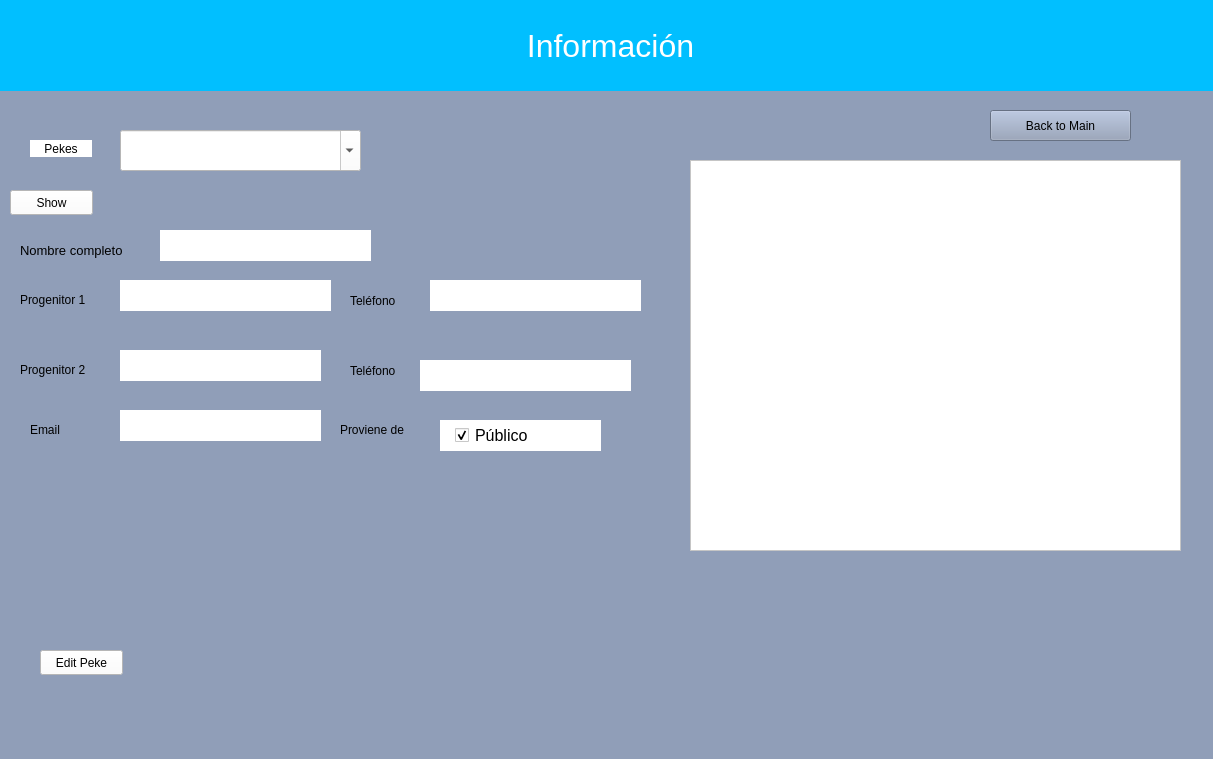
<?xml version="1.0" encoding="UTF-8"?>
<ui version="4.0">
 <class>Calendar</class>
 <widget class="QWidget" name="Calendar">
  <property name="geometry">
   <rect>
    <x>0</x>
    <y>0</y>
    <width>1213</width>
    <height>759</height>
   </rect>
  </property>
  <property name="windowTitle">
   <string>Form</string>
  </property>
  <property name="styleSheet">
   <string notr="true">background-color:rgb(144, 158, 184);</string>
  </property>
  <widget class="QPushButton" name="BtnBack">
   <property name="geometry">
    <rect>
     <x>990</x>
     <y>110</y>
     <width>141</width>
     <height>31</height>
    </rect>
   </property>
   <property name="text">
    <string>Back to Main</string>
   </property>
  </widget>
  <widget class="QLabel" name="label">
   <property name="geometry">
    <rect>
     <x>-10</x>
     <y>0</y>
     <width>1241</width>
     <height>91</height>
    </rect>
   </property>
   <property name="styleSheet">
    <string notr="true">
color:white;
font-size: 32px;
background: #01BFFF;
</string>
   </property>
   <property name="text">
    <string>Información</string>
   </property>
   <property name="alignment">
    <set>Qt::AlignCenter</set>
   </property>
  </widget>
  <widget class="QComboBox" name="ComboPekes">
   <property name="geometry">
    <rect>
     <x>120</x>
     <y>130</y>
     <width>241</width>
     <height>41</height>
    </rect>
   </property>
   <property name="styleSheet">
    <string notr="true">color: black; 
background: white;
</string>
   </property>
   <property name="editable">
    <bool>true</bool>
   </property>
  </widget>
  <widget class="QLabel" name="label_2">
   <property name="geometry">
    <rect>
     <x>30</x>
     <y>140</y>
     <width>62</width>
     <height>17</height>
    </rect>
   </property>
   <property name="styleSheet">
    <string notr="true">background: white;</string>
   </property>
   <property name="text">
    <string>Pekes</string>
   </property>
   <property name="alignment">
    <set>Qt::AlignCenter</set>
   </property>
  </widget>
  <widget class="QListWidget" name="ShowListWidget">
   <property name="geometry">
    <rect>
     <x>690</x>
     <y>160</y>
     <width>491</width>
     <height>391</height>
    </rect>
   </property>
   <property name="styleSheet">
    <string notr="true">background:white</string>
   </property>
  </widget>
  <widget class="QPushButton" name="BtnShow">
   <property name="geometry">
    <rect>
     <x>10</x>
     <y>190</y>
     <width>83</width>
     <height>25</height>
    </rect>
   </property>
   <property name="styleSheet">
    <string notr="true">background: white;</string>
   </property>
   <property name="text">
    <string>Show</string>
   </property>
  </widget>
  <widget class="QLabel" name="lblcount">
   <property name="geometry">
    <rect>
     <x>680</x>
     <y>600</y>
     <width>471</width>
     <height>31</height>
    </rect>
   </property>
   <property name="styleSheet">
    <string notr="true">font-size:13pt
</string>
   </property>
   <property name="text">
    <string/>
   </property>
  </widget>
  <widget class="QLabel" name="lblNombre">
   <property name="geometry">
    <rect>
     <x>20</x>
     <y>240</y>
     <width>121</width>
     <height>20</height>
    </rect>
   </property>
   <property name="font">
    <font>
     <family>MS Shell Dlg 2</family>
     <pointsize>10</pointsize>
     <weight>50</weight>
     <italic>false</italic>
     <bold>false</bold>
    </font>
   </property>
   <property name="styleSheet">
    <string notr="true">font: 10pt &quot;MS Shell Dlg 2&quot;;</string>
   </property>
   <property name="text">
    <string>Nombre completo</string>
   </property>
  </widget>
  <widget class="QLabel" name="lblProge1">
   <property name="geometry">
    <rect>
     <x>20</x>
     <y>290</y>
     <width>81</width>
     <height>20</height>
    </rect>
   </property>
   <property name="styleSheet">
    <string notr="true">font: 10pt &quot;MS Shell Dlg 2&quot;;</string>
   </property>
   <property name="text">
    <string>Progenitor 1</string>
   </property>
  </widget>
  <widget class="QLabel" name="lblTfn2">
   <property name="geometry">
    <rect>
     <x>350</x>
     <y>360</y>
     <width>61</width>
     <height>21</height>
    </rect>
   </property>
   <property name="styleSheet">
    <string notr="true">font: 10pt &quot;MS Shell Dlg 2&quot;;</string>
   </property>
   <property name="text">
    <string>Teléfono</string>
   </property>
  </widget>
  <widget class="QLabel" name="lblTfn1">
   <property name="geometry">
    <rect>
     <x>350</x>
     <y>290</y>
     <width>61</width>
     <height>21</height>
    </rect>
   </property>
   <property name="styleSheet">
    <string notr="true">font: 10pt &quot;MS Shell Dlg 2&quot;;</string>
   </property>
   <property name="text">
    <string>Teléfono</string>
   </property>
  </widget>
  <widget class="QLabel" name="lblEmail">
   <property name="geometry">
    <rect>
     <x>30</x>
     <y>420</y>
     <width>81</width>
     <height>20</height>
    </rect>
   </property>
   <property name="styleSheet">
    <string notr="true">font: 10pt &quot;MS Shell Dlg 2&quot;;</string>
   </property>
   <property name="text">
    <string>Email</string>
   </property>
  </widget>
  <widget class="QLabel" name="lblProge2">
   <property name="geometry">
    <rect>
     <x>20</x>
     <y>360</y>
     <width>81</width>
     <height>20</height>
    </rect>
   </property>
   <property name="styleSheet">
    <string notr="true">font: 10pt &quot;MS Shell Dlg 2&quot;;</string>
   </property>
   <property name="text">
    <string>Progenitor 2</string>
   </property>
  </widget>
  <widget class="QLabel" name="lblOrigne">
   <property name="geometry">
    <rect>
     <x>340</x>
     <y>420</y>
     <width>81</width>
     <height>20</height>
    </rect>
   </property>
   <property name="styleSheet">
    <string notr="true">font: 10pt &quot;MS Shell Dlg 2&quot;;</string>
   </property>
   <property name="text">
    <string>Proviene de</string>
   </property>
  </widget>
  <widget class="QLineEdit" name="progenitor1field">
   <property name="geometry">
    <rect>
     <x>120</x>
     <y>280</y>
     <width>211</width>
     <height>31</height>
    </rect>
   </property>
   <property name="styleSheet">
    <string notr="true">background-color:white;
border-radius: 20px;
font: 12pt &quot;MS Shell Dlg 2&quot;;</string>
   </property>
  </widget>
  <widget class="QLineEdit" name="emailfield">
   <property name="geometry">
    <rect>
     <x>120</x>
     <y>410</y>
     <width>201</width>
     <height>31</height>
    </rect>
   </property>
   <property name="styleSheet">
    <string notr="true">background-color:white;
border-radius: 20px;
font: 12pt &quot;MS Shell Dlg 2&quot;;</string>
   </property>
  </widget>
  <widget class="QLineEdit" name="tfn1field">
   <property name="geometry">
    <rect>
     <x>430</x>
     <y>280</y>
     <width>211</width>
     <height>31</height>
    </rect>
   </property>
   <property name="styleSheet">
    <string notr="true">background-color:white;
border-radius: 20px;
font: 12pt &quot;MS Shell Dlg 2&quot;;</string>
   </property>
  </widget>
  <widget class="QLineEdit" name="progenitor2field">
   <property name="geometry">
    <rect>
     <x>120</x>
     <y>350</y>
     <width>201</width>
     <height>31</height>
    </rect>
   </property>
   <property name="styleSheet">
    <string notr="true">background-color:white;
border-radius: 20px;
font: 12pt &quot;MS Shell Dlg 2&quot;;</string>
   </property>
  </widget>
  <widget class="QLineEdit" name="nombrefield">
   <property name="geometry">
    <rect>
     <x>160</x>
     <y>230</y>
     <width>211</width>
     <height>31</height>
    </rect>
   </property>
   <property name="styleSheet">
    <string notr="true">background-color:white;
border-radius: 20px;
font: 12pt &quot;MS Shell Dlg 2&quot;;</string>
   </property>
   <property name="text">
    <string/>
   </property>
  </widget>
  <widget class="QLineEdit" name="tfn2field">
   <property name="geometry">
    <rect>
     <x>420</x>
     <y>360</y>
     <width>211</width>
     <height>31</height>
    </rect>
   </property>
   <property name="styleSheet">
    <string notr="true">background-color:white;
border-radius: 20px;
font: 12pt &quot;MS Shell Dlg 2&quot;;</string>
   </property>
  </widget>
  <widget class="QCheckBox" name="Public">
   <property name="geometry">
    <rect>
     <x>440</x>
     <y>420</y>
     <width>161</width>
     <height>31</height>
    </rect>
   </property>
   <property name="font">
    <font>
     <family>MS Shell Dlg 2</family>
     <pointsize>12</pointsize>
     <weight>50</weight>
     <italic>false</italic>
     <bold>false</bold>
    </font>
   </property>
   <property name="styleSheet">
    <string notr="true">background-color:white;
border-radius: 20px;
font: 12pt &quot;MS Shell Dlg 2&quot;;
padding-left: 15px</string>
   </property>
   <property name="text">
    <string>Público</string>
   </property>
   <property name="checked">
    <bool>true</bool>
   </property>
  </widget>
  <widget class="QPushButton" name="BtnEdit">
   <property name="geometry">
    <rect>
     <x>40</x>
     <y>650</y>
     <width>83</width>
     <height>25</height>
    </rect>
   </property>
   <property name="styleSheet">
    <string notr="true">background: white;</string>
   </property>
   <property name="text">
    <string>Edit Peke</string>
   </property>
  </widget>
 </widget>
 <resources/>
 <connections/>
</ui>
